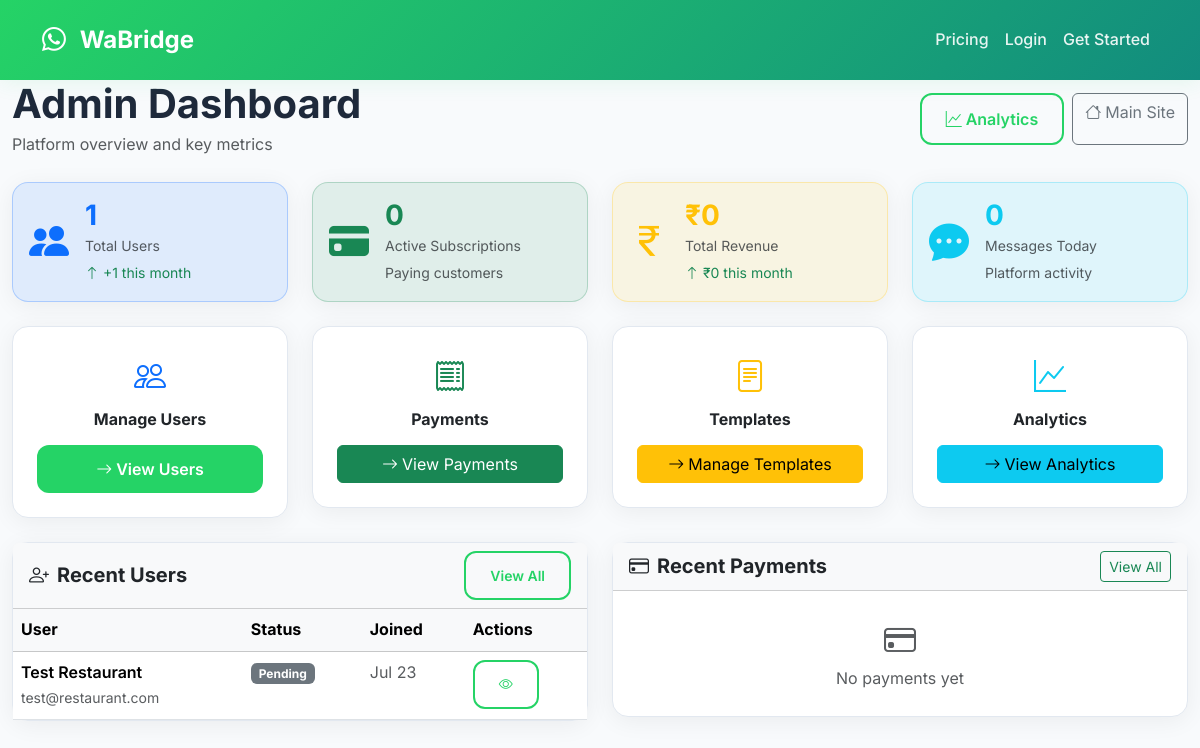
The app's page /admin/dashboard with its own data.
### app/models.py (models this page shows, shortened)
class User(db.Model, UserMixin):
    id = db.Column(db.Integer, primary_key=True)
    email = db.Column(db.String(150), unique=True, nullable=False)
    password = db.Column(db.String(256), nullable=False)
    business_name = db.Column(db.String(200))
    phone_number = db.Column(db.String(20))
    onboarding_status = db.Column(db.Enum('Pending', 'In Progress', 'Verified'), default='Pending')
    waba_id = db.Column(db.String(64))
    phone_number_id = db.Column(db.String(64))
    whatsapp_access_token = db.Column(db.Text)
    is_verified = db.Column(db.Boolean, default=False)  # Document verification status
    message_limit = db.Column(db.Integer, default=100)  # Monthly message limit (reduced for free tier)
    messages_sent_this_month = db.Column(db.Integer, default=0)
    subscription_id = db.Column(db.Integer, db.ForeignKey('user_subscription.id'))
    created_at = db.Column(db.DateTime, server_default=db.func.now())
    uploads = db.relationship('Upload', backref='user', lazy=True)
    subscription = db.relationship('UserSubscription', backref='user', foreign_keys=[subscription_id])

### app/admin_routes.py (the view)
@admin.route('/admin/dashboard')
def admin_dashboard():
    total_users = User.query.count()
    active_subscriptions = UserSubscription.query.filter_by(status='active').count()
    total_revenue = db.session.query(func.sum(Payment.amount)).filter_by(status='completed').scalar() or 0
    messages_sent_today = MessageHistory.query.filter(
        MessageHistory.created_at >= datetime.now().replace(hour=0, minute=0, second=0, microsecond=0)
    ).count()
    recent_users = User.query.order_by(User.created_at.desc()).limit(5).all()
    recent_payments = Payment.query.filter_by(status='completed').order_by(Payment.created_at.desc()).limit(5).all()
    current_month = datetime.now().replace(day=1, hour=0, minute=0, second=0, microsecond=0)
    monthly_revenue = db.session.query(func.sum(Payment.amount)).filter(
        and_(Payment.status == 'completed', Payment.created_at >= current_month)
    ).scalar() or 0
    monthly_users = User.query.filter(User.created_at >= current_month).count()
    return render_template('admin_dashboard.html',
                         total_users=total_users,
                         active_subscriptions=active_subscriptions,
                         total_revenue=total_revenue,
                         messages_sent_today=messages_sent_today,
                         recent_users=recent_users,
                         recent_payments=recent_payments,
                         monthly_revenue=monthly_revenue,
                         monthly_users=monthly_users)

### app/templates/admin_dashboard.html (shortened to what this page needs)
{% extends 'base.html' %}
{% block content %}
<div class="container-fluid">
  <div class="row mb-4">
    <div class="col-12">
      <div class="d-flex justify-content-between align-items-center">
        <div>
          <h1 class="fw-bold mb-1">Admin Dashboard</h1>
          <p class="text-muted mb-0">Platform overview and key metrics</p>
        </div>
        <div class="d-flex gap-2">
          <a href="{{ url_for('admin.admin_analytics') }}" class="btn btn-outline-primary">
            <i class="bi bi-graph-up me-1"></i>Analytics
          </a>
          <a href="{{ url_for('main.index') }}" class="btn btn-outline-secondary">
            <i class="bi bi-house me-1"></i>Main Site
          </a>
        </div>
      </div>
    </div>
  </div>
  <div class="row g-4 mb-4">
    <div class="col-md-3">
      <div class="card bg-primary bg-opacity-10 border-primary border-opacity-25 p-3">
        <div class="d-flex align-items-center">
          <i class="bi bi-people-fill text-primary me-3" style="font-size: 2.5rem;"></i>
          <div>
            <h3 class="fw-bold text-primary mb-0">{{ total_users }}</h3>
            <small class="text-muted">Total Users</small>
            <div class="small text-success mt-1">
              <i class="bi bi-arrow-up"></i> +{{ monthly_users }} this month
            </div>
          </div>
        </div>
      </div>
    </div>
    <div class="col-md-3">
      <div class="card bg-success bg-opacity-10 border-success border-opacity-25 p-3">
        <div class="d-flex align-items-center">
          <i class="bi bi-credit-card-fill text-success me-3" style="font-size: 2.5rem;"></i>
          <div>
            <h3 class="fw-bold text-success mb-0">{{ active_subscriptions }}</h3>
            <small class="text-muted">Active Subscriptions</small>
            <div class="small text-muted mt-1">
              Paying customers
            </div>
          </div>
        </div>
      </div>
    </div>
    <div class="col-md-3">
      <div class="card bg-warning bg-opacity-10 border-warning border-opacity-25 p-3">
        <div class="d-flex align-items-center">
          <i class="bi bi-currency-rupee text-warning me-3" style="font-size: 2.5rem;"></i>
          <div>
            <h3 class="fw-bold text-warning mb-0">₹{{ "{:,.0f}".format(total_revenue) }}</h3>
            <small class="text-muted">Total Revenue</small>
            <div class="small text-success mt-1">
              <i class="bi bi-arrow-up"></i> ₹{{ "{:,.0f}".format(monthly_revenue) }} this month
            </div>
          </div>
        </div>
      </div>
    </div>
    <div class="col-md-3">
      <div class="card bg-info bg-opacity-10 border-info border-opacity-25 p-3">
        <div class="d-flex align-items-center">
          <i class="bi bi-chat-dots-fill text-info me-3" style="font-size: 2.5rem;"></i>
          <div>
            <h3 class="fw-bold text-info mb-0">{{ messages_sent_today }}</h3>
            <small class="text-muted">Messages Today</small>
            <div class="small text-muted mt-1">
              Platform activity
            </div>
          </div>
        </div>
      </div>
    </div>
  </div>
  <div class="row g-4 mb-4">
    <div class="col-md-6 col-lg-3">
      <div class="card text-center p-4">
        <i class="bi bi-people text-primary" style="font-size: 2rem;"></i>
        <h6 class="fw-bold mt-2 mb-3">Manage Users</h6>
        <a href="{{ url_for('admin.admin_users') }}" class="btn btn-primary">
          <i class="bi bi-arrow-right me-1"></i>View Users
        </a>
      </div>
    </div>
    <div class="col-md-6 col-lg-3">
      <div class="card text-center p-4">
        <i class="bi bi-receipt text-success" style="font-size: 2rem;"></i>
        <h6 class="fw-bold mt-2 mb-3">Payments</h6>
        <a href="{{ url_for('admin.admin_payments') }}" class="btn btn-success">
          <i class="bi bi-arrow-right me-1"></i>View Payments
        </a>
      </div>
    </div>
    <div class="col-md-6 col-lg-3">
      <div class="card text-center p-4">
        <i class="bi bi-file-text text-warning" style="font-size: 2rem;"></i>
        <h6 class="fw-bold mt-2 mb-3">Templates</h6>
        <a href="{{ url_for('admin.admin_templates') }}" class="btn btn-warning">
          <i class="bi bi-arrow-right me-1"></i>Manage Templates
        </a>
      </div>
    </div>
    <div class="col-md-6 col-lg-3">
      <div class="card text-center p-4">
        <i class="bi bi-graph-up text-info" style="font-size: 2rem;"></i>
        <h6 class="fw-bold mt-2 mb-3">Analytics</h6>
        <a href="{{ url_for('admin.admin_analytics') }}" class="btn btn-info">
          <i class="bi bi-arrow-right me-1"></i>View Analytics
        </a>
      </div>
    </div>
  </div>
  <div class="row g-4">
    <div class="col-lg-6">
      <div class="card">
        <div class="card-header bg-light">
          <div class="d-flex justify-content-between align-items-center">
            <h5 class="fw-bold mb-0">
              <i class="bi bi-person-plus me-2"></i>Recent Users
            </h5>
            <a href="{{ url_for('admin.admin_users') }}" class="btn btn-outline-primary btn-sm">View All</a>
          </div>
        </div>
        <div class="card-body p-0">
          {% if recent_users %}
          <div class="table-responsive">
            <table class="table table-hover mb-0">
              <thead class="table-light">
                <tr>
                  <th>User</th>
                  <th>Status</th>
                  <th>Joined</th>
                  <th>Actions</th>
                </tr>
              </thead>
              <tbody>
                {% for user in recent_users %}
                <tr>
                  <td>
                    <div>
                      <div class="fw-semibold">{{ user.business_name or user.email }}</div>
                      <small class="text-muted">{{ user.email }}</small>
                    </div>
                  </td>
                  <td>
                    <span class="badge bg-{{ 'success' if user.onboarding_status == 'Verified' else 'warning' if user.onboarding_status == 'In Progress' else 'secondary' }}">
                      {{ user.onboarding_status }}
                    </span>
                  </td>
                  <td class="text-muted">{{ user.created_at.strftime('%b %d') }}</td>
                  <td>
                    <a href="{{ url_for('admin.view_user', user_id=user.id) }}" class="btn btn-outline-primary btn-sm">
                      <i class="bi bi-eye"></i>
                    </a>
                  </td>
                </tr>
                {% endfor %}
              </tbody>
            </table>
          </div>
          {% else %}
          <div class="text-center py-4">
            <i class="bi bi-person text-muted" style="font-size: 2rem;"></i>
            <p class="text-muted mb-0">No users yet</p>
          </div>
          {% endif %}
        </div>
      </div>
    </div>
    <div class="col-lg-6">
      <div class="card">
        <div class="card-header bg-light">
          <div class="d-flex justify-content-between align-items-center">
            <h5 class="fw-bold mb-0">
              <i class="bi bi-credit-card me-2"></i>Recent Payments
            </h5>
            <a href="{{ url_for('admin.admin_payments') }}" class="btn btn-outline-success btn-sm">View All</a>
          </div>
        </div>
        <div class="card-body p-0">
          {% if recent_payments %}
          <div class="table-responsive">
            <table class="table table-hover mb-0">
              <thead class="table-light">
                <tr>
                  <th>User</th>
                  <th>Plan</th>
                  <th>Amount</th>
                  <th>Date</th>
                </tr>
              </thead>
              <tbody>
                {% for payment in recent_payments %}
                <tr>
                  <td>
                    <div class="fw-semibold">{{ payment.user.business_name or payment.user.email }}</div>
                  </td>
                  <td>
                    <span class="badge bg-primary">{{ payment.plan.name }}</span>
                  </td>
                  <td class="fw-semibold text-success">₹{{ payment.amount }}</td>
                  <td class="text-muted">{{ payment.created_at.strftime('%b %d') }}</td>
                </tr>
                {% endfor %}
              </tbody>
            </table>
          </div>
          {% else %}
          <div class="text-center py-4">
            <i class="bi bi-credit-card text-muted" style="font-size: 2rem;"></i>
            <p class="text-muted mb-0">No payments yet</p>
          </div>
          {% endif %}
        </div>
      </div>
    </div>
  </div>
</div>
{% endblock %}

### app/static/custom.css (style rules this page uses)
.card { transition: box-shadow 0.2s, transform 0.2s; }

### app/templates/base.html (style rules this page uses)
:root { --whatsapp-green: #25d366; --whatsapp-dark: #128c7e; --whatsapp-light: #dcf8c6; --bg-light: #f8fafc; --text-dark: #1e293b; --text-muted: #64748b; --border-light: #e2e8f0; }
body { font-family: 'Inter', sans-serif; background: var(--bg-light); color: var(--text-dark); line-height: 1.6; }
.card { background: white; border: 1px solid var(--border-light); border-radius: 16px; box-shadow: 0 4px 24px rgba(0,0,0,0.06); transition: all 0.3s ease; }
.btn-primary { background: var(--whatsapp-green); border: none; border-radius: 12px; padding: 12px 24px; font-weight: 600; transition: all 0.3s ease; }
.btn-outline-primary { border: 2px solid var(--whatsapp-green); color: var(--whatsapp-green); border-radius: 12px; padding: 12px 24px; font-weight: 600; transition: all 0.3s ease; }

### records on screen
User: business_name "Test Restaurant", email "test@restaurant.com", onboarding_status "Pending", created_at "Jul 23"

### other values on screen
{{ total_users }} "1"
{{ monthly_users }} "1"
{{ active_subscriptions }} "0"
{{ "{:,.0f}".format(total_revenue) }} "0"
{{ "{:,.0f}".format(monthly_revenue) }} "0"
{{ messages_sent_today }} "0"
